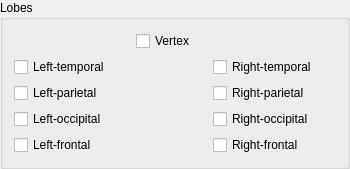
          <widget class="QGroupBox" name="groupBoxLobes">
           <property name="title">
            <string>Lobes</string>
           </property>
           <layout class="QGridLayout" name="gridLayout">
            <item row="4" column="2">
             <widget class="QCheckBox" name="checkBoxRFrontal">
              <property name="toolTip">
               <string>MEG 0813|MEG 0812|MEG 0912|MEG 0913|MEG 0922|
MEG 0923|MEG 1212|MEG 1213|MEG 1223|MEG 1222|
MEG 1412|MEG 1413|MEG 0943|MEG 0942|MEG 0933|
MEG 0932|MEG 1232|MEG 1233|MEG 1012|MEG 1013|
MEG 1022|MEG 1023|MEG 1243|MEG 1242|MEG 1033|
MEG 1032|MEG 0811|MEG 0911|MEG 0921|MEG 1211|
MEG 1221|MEG 1411|MEG 0941|MEG 0931|MEG 1231|
MEG 1011|MEG 1021|MEG 1241|MEG 1031</string>
              </property>
              <property name="text">
               <string>Right-frontal</string>
              </property>
             </widget>
            </item>
            <item row="2" column="2">
             <widget class="QCheckBox" name="checkBoxRParietal">
              <property name="toolTip">
               <string>MEG 1043|MEG 1042|MEG 1112|MEG 1113|MEG 1123|
MEG 1122|MEG 0722|MEG 0723|MEG 1142|MEG 1143|
MEG 1133|MEG 1132|MEG 0732|MEG 0733|MEG 2212|
MEG 2213|MEG 2223|MEG 2222|MEG 2242|MEG 2243|
MEG 2232|MEG 2233|MEG 2442|MEG 2443|MEG 2023|
MEG 2022|MEG 1041|MEG 1111|MEG 1121|MEG 0721|
MEG 1141|MEG 1131|MEG 0731|MEG 2211|MEG 2221|
MEG 2241|MEG 2231|MEG 2441|MEG 2021</string>
              </property>
              <property name="text">
               <string>Right-parietal</string>
              </property>
             </widget>
            </item>
            <item row="3" column="0">
             <widget class="QCheckBox" name="checkBoxLOcci">
              <property name="toolTip">
               <string>MEG 2042|MEG 2043|MEG 1913|MEG 1912|MEG 2113|
MEG 2112|MEG 1922|MEG 1923|MEG 1942|MEG 1943|
MEG 1642|MEG 1643|MEG 1933|MEG 1932|MEG 1733|
MEG 1732|MEG 1723|MEG 1722|MEG 2143|MEG 2142|
MEG 1742|MEG 1743|MEG 1712|MEG 1713|MEG 2041|
MEG 1911|MEG 2111|MEG 1921|MEG 1941|MEG 1641|
MEG 1931|MEG 1731|MEG 1721|MEG 2141|MEG 1741|
MEG 1711</string>
              </property>
              <property name="text">
               <string>Left-occipital</string>
              </property>
             </widget>
            </item>
            <item row="3" column="2">
             <widget class="QCheckBox" name="checkBoxROcci">
              <property name="toolTip">
               <string>MEG 2032|MEG 2033|MEG 2313|MEG 2312|MEG 2342|
MEG 2343|MEG 2322|MEG 2323|MEG 2433|MEG 2432|
MEG 2122|MEG 2123|MEG 2333|MEG 2332|MEG 2513|
MEG 2512|MEG 2523|MEG 2522|MEG 2133|MEG 2132|
MEG 2542|MEG 2543|MEG 2532|MEG 2533|MEG 2031|
MEG 2311|MEG 2341|MEG 2321|MEG 2431|MEG 2121|
MEG 2331|MEG 2511|MEG 2521|MEG 2131|MEG 2541|
MEG 2531</string>
              </property>
              <property name="text">
               <string>Right-occipital</string>
              </property>
             </widget>
            </item>
            <item row="4" column="0">
             <widget class="QCheckBox" name="checkBoxLFrontal">
              <property name="toolTip">
               <string>MEG 0522|MEG 0523|MEG 0512|MEG 0513|MEG 0312|
MEG 0313|MEG 0342|MEG 0343|MEG 0122|MEG 0123|
MEG 0822|MEG 0823|MEG 0533|MEG 0532|MEG 0543|
MEG 0542|MEG 0322|MEG 0323|MEG 0612|MEG 0613|
MEG 0333|MEG 0332|MEG 0622|MEG 0623|MEG 0643|
MEG 0642|MEG 0521|MEG 0511|MEG 0311|MEG 0341|
MEG 0121|MEG 0821|MEG 0531|MEG 0541|MEG 0321|
MEG 0611|MEG 0331|MEG 0621|MEG 0641</string>
              </property>
              <property name="text">
               <string>Left-frontal</string>
              </property>
             </widget>
            </item>
            <item row="0" column="2">
             <spacer name="horizontalSpacer_2">
              <property name="orientation">
               <enum>Qt::Horizontal</enum>
              </property>
              <property name="sizeHint" stdset="0">
               <size>
                <width>123</width>
                <height>20</height>
               </size>
              </property>
             </spacer>
            </item>
            <item row="1" column="0">
             <widget class="QCheckBox" name="checkBoxLTemp">
              <property name="toolTip">
               <string>MEG 0223|MEG 0222|MEG 0212|MEG 0213|MEG 0133|
MEG 0132|MEG 0112|MEG 0113|MEG 0233|MEG 0232|
MEG 0243|MEG 0242|MEG 1512|MEG 1513|MEG 0143|
MEG 0142|MEG 1623|MEG 1622|MEG 1613|MEG 1612|
MEG 1523|MEG 1522|MEG 1543|MEG 1542|MEG 1533|
MEG 1532|MEG 0221|MEG 0211|MEG 0131|MEG 0111|
MEG 0231|MEG 0241|MEG 1511|MEG 0141|MEG 1621|
MEG 1611|MEG 1521|MEG 1541|MEG 1531</string>
              </property>
              <property name="text">
               <string>Left-temporal</string>
              </property>
             </widget>
            </item>
            <item row="1" column="2">
             <widget class="QCheckBox" name="checkBoxRTemp">
              <property name="toolTip">
               <string>MEG 1312|MEG 1313|MEG 1323|MEG 1322|MEG 1442|
MEG 1443|MEG 1423|MEG 1422|MEG 1342|MEG 1343|
MEG 1333|MEG 1332|MEG 2612|MEG 2613|MEG 1433|
MEG 1432|MEG 2413|MEG 2412|MEG 2422|MEG 2423|
MEG 2642|MEG 2643|MEG 2623|MEG 2622|MEG 2633|
MEG 2632|MEG 1311|MEG 1321|MEG 1441|MEG 1421|
MEG 1341|MEG 1331|MEG 2611|MEG 1431|MEG 2411|
MEG 2421|MEG 2641|MEG 2621|MEG 2631</string>
              </property>
              <property name="text">
               <string>Right-temporal</string>
              </property>
             </widget>
            </item>
            <item row="2" column="0">
             <widget class="QCheckBox" name="checkBoxLParietal">
              <property name="toolTip">
               <string>MEG 0633|MEG 0632|MEG 0423|MEG 0422|MEG 0412|
MEG 0413|MEG 0712|MEG 0713|MEG 0433|MEG 0432|
MEG 0442|MEG 0443|MEG 0742|MEG 0743|MEG 1822|
MEG 1823|MEG 1813|MEG 1812|MEG 1832|MEG 1833|
MEG 1843|MEG 1842|MEG 1632|MEG 1633|MEG 2013|
MEG 2012|MEG 0631|MEG 0421|MEG 0411|MEG 0711|
MEG 0431|MEG 0441|MEG 0741|MEG 1821|MEG 1811|
MEG 1831|MEG 1841|MEG 1631|MEG 2011</string>
              </property>
              <property name="text">
               <string>Left-parietal</string>
              </property>
             </widget>
            </item>
            <item row="0" column="0">
             <spacer name="horizontalSpacer_3">
              <property name="orientation">
               <enum>Qt::Horizontal</enum>
              </property>
              <property name="sizeHint" stdset="0">
               <size>
                <width>116</width>
                <height>20</height>
               </size>
              </property>
             </spacer>
            </item>
            <item row="0" column="1">
             <widget class="QCheckBox" name="checkBoxVertex">
              <property name="toolTip">
               <string>MEG 0633|MEG 0632|MEG 0423|MEG 0422|MEG 0712|
MEG 0713|MEG 0433|MEG 0432|MEG 0742|MEG 0743|
MEG 1822|MEG 1823|MEG 1043|MEG 1042|MEG 1112|
MEG 1113|MEG 0722|MEG 0723|MEG 1142|MEG 1143|
MEG 0732|MEG 0733|MEG 2212|MEG 2213|MEG 0631|
MEG 0431|MEG 0711|MEG 0431|MEG 0741|MEG 1821|
MEG 1041|MEG 1111|MEG 0721|MEG 1141|MEG 0731|
MEG 2211</string>
              </property>
              <property name="text">
               <string>Vertex</string>
              </property>
              <property name="tristate">
               <bool>false</bool>
              </property>
             </widget>
            </item>
            <item row="4" column="1">
             <spacer name="horizontalSpacer_7">
              <property name="orientation">
               <enum>Qt::Horizontal</enum>
              </property>
              <property name="sizeHint" stdset="0">
               <size>
                <width>71</width>
                <height>20</height>
               </size>
              </property>
             </spacer>
            </item>
            <item row="3" column="1">
             <spacer name="horizontalSpacer_6">
              <property name="orientation">
               <enum>Qt::Horizontal</enum>
              </property>
              <property name="sizeHint" stdset="0">
               <size>
                <width>71</width>
                <height>20</height>
               </size>
              </property>
             </spacer>
            </item>
            <item row="2" column="1">
             <spacer name="horizontalSpacer_5">
              <property name="orientation">
               <enum>Qt::Horizontal</enum>
              </property>
              <property name="sizeHint" stdset="0">
               <size>
                <width>71</width>
                <height>20</height>
               </size>
              </property>
             </spacer>
            </item>
            <item row="1" column="1">
             <spacer name="horizontalSpacer_4">
              <property name="orientation">
               <enum>Qt::Horizontal</enum>
              </property>
              <property name="sizeHint" stdset="0">
               <size>
                <width>71</width>
                <height>20</height>
               </size>
              </property>
             </spacer>
            </item>
           </layout>
           <zorder>checkBoxLOcci</zorder>
           <zorder>checkBoxROcci</zorder>
           <zorder>checkBoxLFrontal</zorder>
           <zorder>checkBoxLTemp</zorder>
           <zorder>checkBoxRTemp</zorder>
           <zorder>checkBoxLParietal</zorder>
           <zorder>checkBoxVertex</zorder>
           <zorder>checkBoxRFrontal</zorder>
           <zorder>checkBoxRParietal</zorder>
           <zorder>horizontalSpacer_7</zorder>
           <zorder>horizontalSpacer_6</zorder>
           <zorder>horizontalSpacer_5</zorder>
           <zorder>horizontalSpacer_4</zorder>
          </widget>
